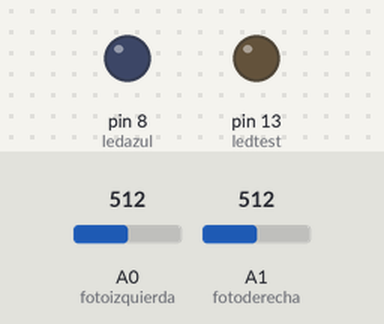
This sketch was run on a simulated Arduino Uno, built with avr-gcc and run on an emulated ATmega328P. On the bench: output pins drawn as LEDs (lit = HIGH). Inputs (shaded band) come from the test bench; at power-on: A0 (fotoizquierda) = 512, A1 (fotoderecha) = 512. What the sketch prints to the serial monitor is not drawn.

Above: at 0.1 s.
At 2.6 s:
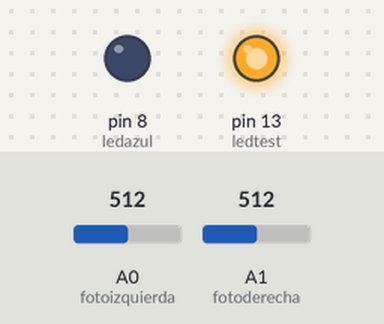
At 4.1 s:
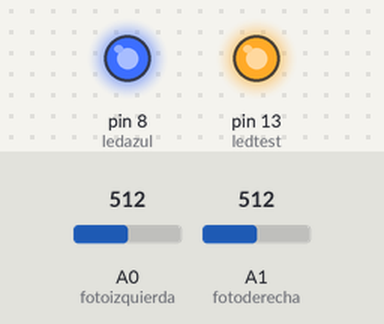
Timing chart, 0 to 5.6 s (numbered marks = the images above):
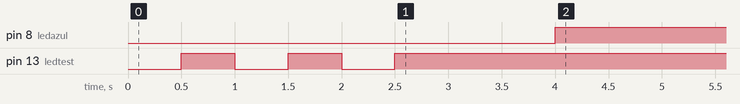

Measured:
- by itself, pin 8 (ledazul): LOW → HIGH at 4.0 s

The sketch:

Fotorresistencia_Ragnar.ino
```cpp
const int ledtest = 13;
int ledazul = 8;

//constantes de entradas

const int fotoizquierda = A0;
const int fotoderecha = A1;

// datos de salida

int valorderecha = 0 ;
int valorizquierda = 0 ;
int azul = 0 ;

void setup() {

 Serial.begin(9600);

 //iniciamos entradas y salidas

 pinMode (ledazul ,OUTPUT);
 analogWrite (azul, 0 );

 pinMode (ledtest , OUTPUT);
 digitalWrite (ledtest , LOW);
 delay(500);
 digitalWrite (ledtest, HIGH );
 delay(500);
 digitalWrite (ledtest, LOW  );
 delay(500);
 digitalWrite (ledtest, HIGH );
 delay(500);
 digitalWrite (ledtest, LOW  );
 delay(500);
 digitalWrite (ledtest, HIGH );
 delay(500);
}

void loop() {

valorizquierda = analogRead (fotoizquierda);
delay(500);
valorderecha = analogRead (fotoderecha);
delay(500);

// condicion que nos permite saber si hay bajo nivel de luz y encender nuestro led de iluminacion

if (valorderecha > 400 && valorizquierda > 400){
  analogWrite (ledazul , 255);
}else { analogWrite (ledazul, 0);

}
delay (500);


Serial.println ("IZQUIERDA / DERECHA");
Serial.print (valorizquierda);
Serial.println (valorderecha);
delay(500);
}
```
